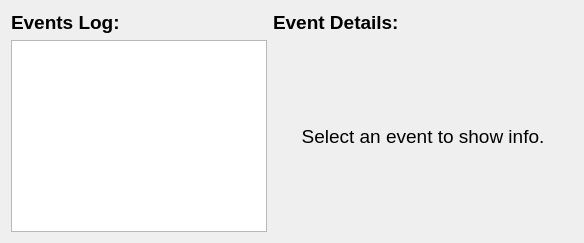
      <widget class="QWidget" name="logger_screen">
       <layout class="QGridLayout" name="gridLayout_9">
        <item row="0" column="0">
         <widget class="QLabel" name="logger_title_label">
          <property name="font">
           <font>
            <pointsize>14</pointsize>
            <weight>75</weight>
            <bold>true</bold>
           </font>
          </property>
          <property name="text">
           <string>Events Log:</string>
          </property>
         </widget>
        </item>
        <item row="1" column="0">
         <widget class="QListWidget" name="logger_listWidget">
          <property name="font">
           <font>
            <pointsize>14</pointsize>
           </font>
          </property>
         </widget>
        </item>
        <item row="0" column="1">
         <widget class="QLabel" name="label_18">
          <property name="font">
           <font>
            <pointsize>14</pointsize>
            <weight>75</weight>
            <bold>true</bold>
           </font>
          </property>
          <property name="text">
           <string>Event Details:</string>
          </property>
         </widget>
        </item>
        <item row="1" column="1">
         <widget class="QLabel" name="logger_event_details_label">
          <property name="minimumSize">
           <size>
            <width>300</width>
            <height>0</height>
           </size>
          </property>
          <property name="font">
           <font>
            <pointsize>14</pointsize>
           </font>
          </property>
          <property name="text">
           <string>Select an event to show info.</string>
          </property>
          <property name="alignment">
           <set>Qt::AlignCenter</set>
          </property>
         </widget>
        </item>
       </layout>
      </widget>
